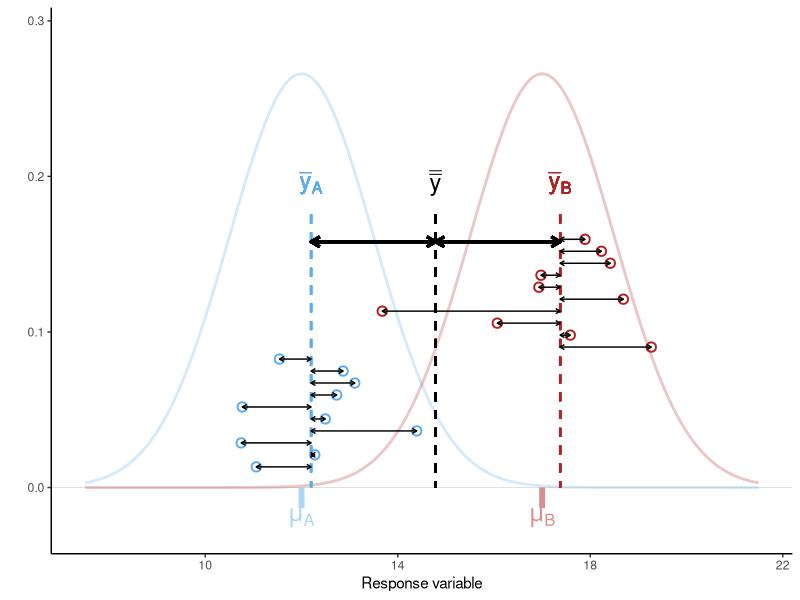
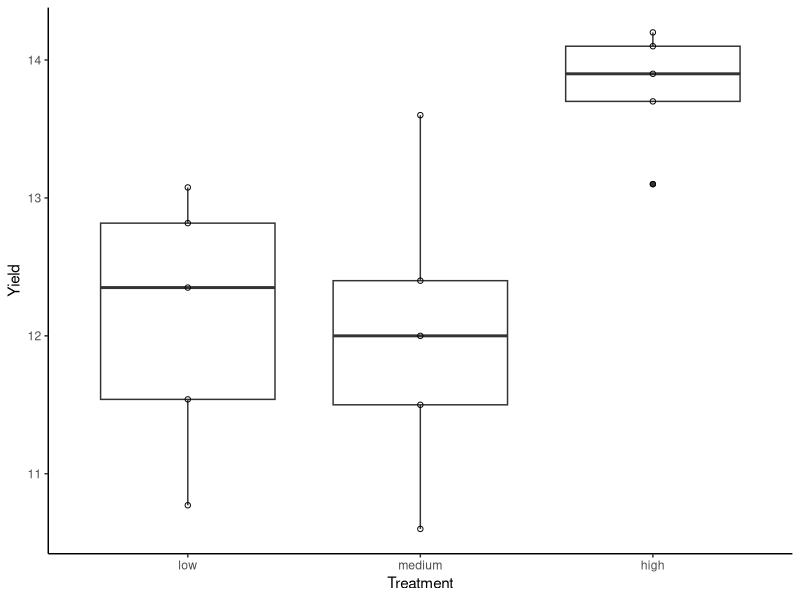
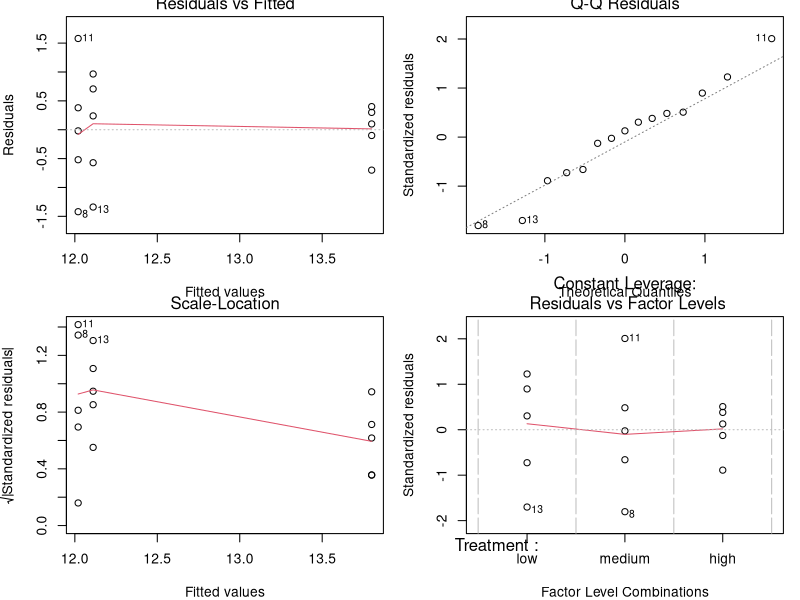
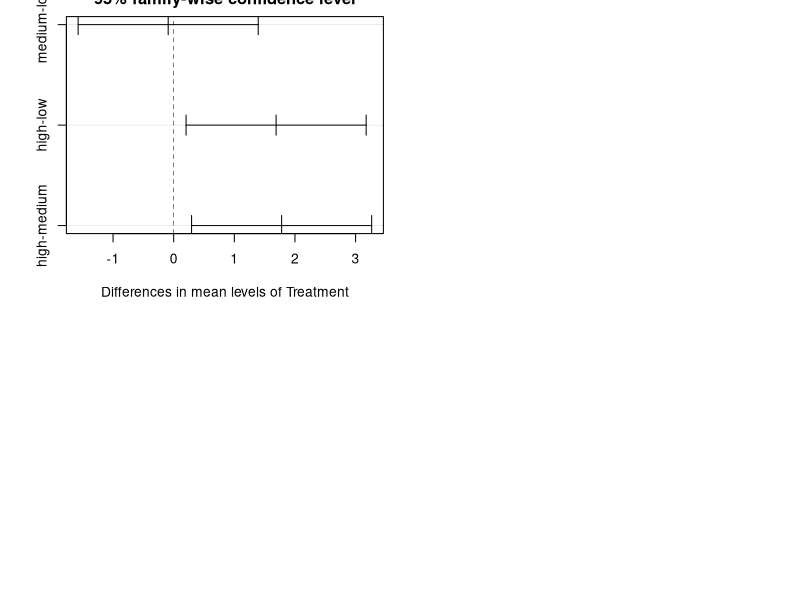
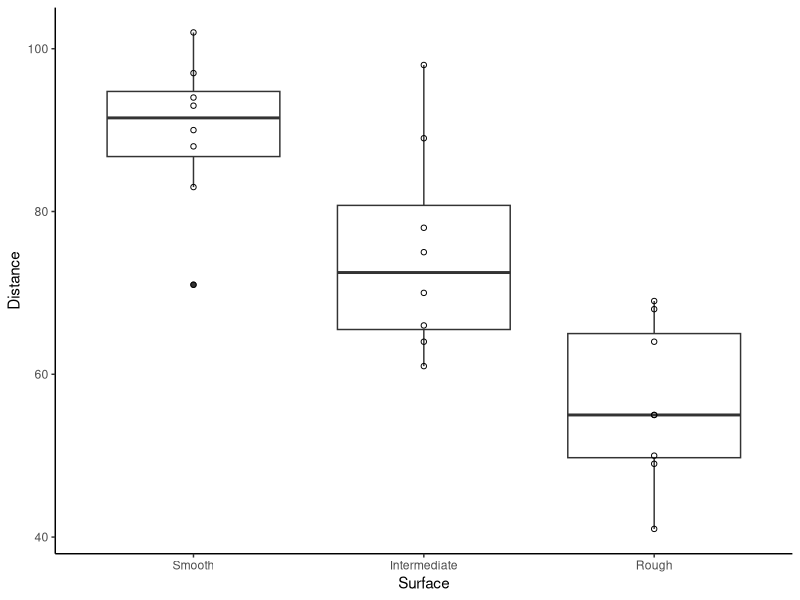
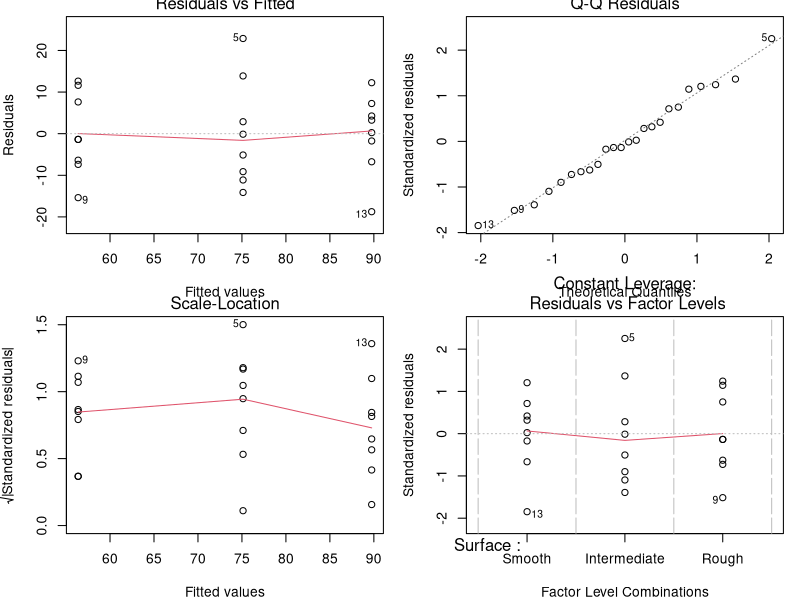
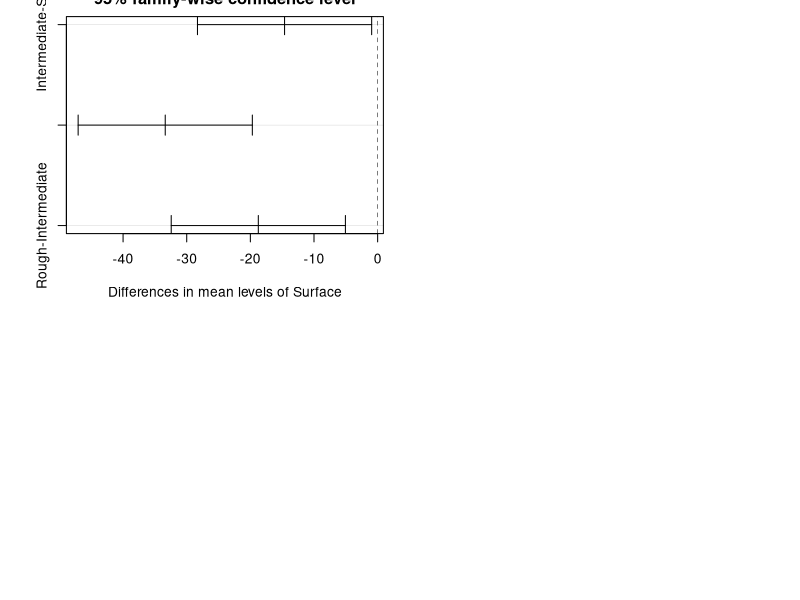
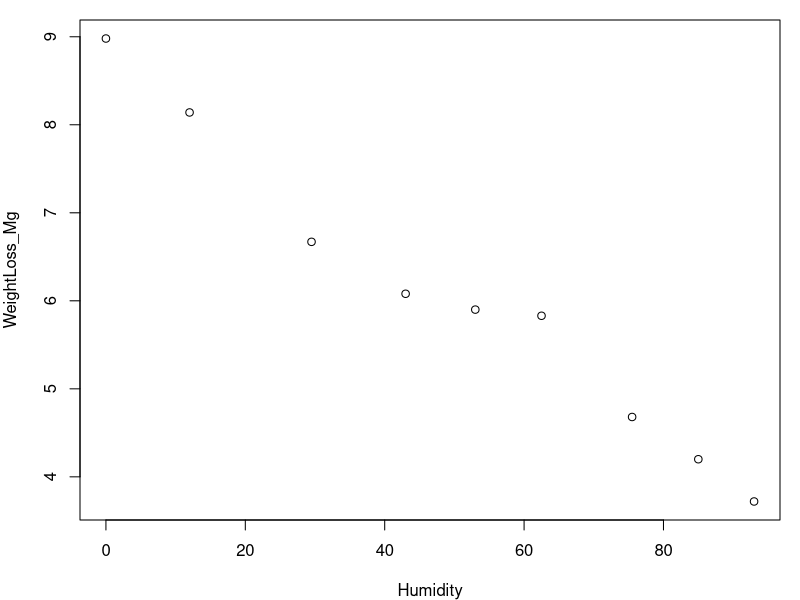

The R source for these figures, in order:
## ---- chunk 1
#| label: fig-ANOVA_overview
#| fig-cap: "Sources of variation (within group vs. among groups) as quantified by ANOVA. Points are observations, dashed vertical lines give sample means for A (blue), B (red), and overall (black). Thick arrows show differences between group means and the overall mean, and thin arrows show differences between observations and group means. The population means (mu[A], mu[B]) and the effect size (mu[B] - mu[A]) are unknown and must be inferred from the sample with confidence intervals."
#| fig-width: 7
#| fig-height: 5
#| message: false
#| warning: false
#| code-fold: true

library(tidyverse)
theme_set(theme_classic())
# simulate two populations A and B
sigma <- 1.5
mu_df <- data.frame(Group=c("A", "B"),
                    Lab=c("mu[A]", "mu[B]"),
                    mu=c(12, 17)) |>
  mutate(density=dnorm(mu, mu, sigma))

pop_df <- data.frame(value=seq(min(mu_df$mu) - 3*sigma, 
                               max(mu_df$mu) + 3*sigma, 
                               length.out=1e3)) |>
  mutate(A=dnorm(value, mu_df$mu[1], sigma),
         B=dnorm(value, mu_df$mu[2], sigma)) |>
  pivot_longer(2:3, names_to="Group", values_to="density")
x_lim <- xlim(min(pop_df$value), max(pop_df$value))
y_lim <- ylim(-max(pop_df$density)*0.1, max(pop_df$density)*1.1)

# simulate sampling
N <- 10
set.seed(1)
samp_df <- data.frame(Group=rep(c("A", "B"), each=N),
                      y=c(rnorm(N, mu_df$mu[1], sigma),
                          rnorm(N, mu_df$mu[2], sigma))) |>
  mutate(ypos=seq(max(mu_df$density)*0.05, max(mu_df$density)*0.6, length.out=n())) |>
  group_by(Group) |>
  mutate(y_bar=mean(y),
         y_bar_pos=mean(ypos)) |>
  ungroup() |>
  mutate(y_bar_lab=max(ypos)*1.1,
         y_bar_bar=mean(y),
         Lab=paste0("bar(y)[", Group, "]"))

# plot
ggplot(samp_df, aes(y, colour=Group)) + 
  # population in background
  geom_hline(yintercept=0, linewidth=0.2, colour="grey80") +
  geom_line(data=pop_df, aes(value, density), linewidth=1, alpha=0.25) + 
  geom_text(data=mu_df, 
            aes(x=mu, y=-density*0.05, label=Lab), 
            vjust=1, parse=T, size=6, alpha=0.5) +
  geom_segment(data=mu_df, 
               aes(x=mu, xend=mu, y=-density*0.05, yend=0), 
               linewidth=2, linetype=1, alpha=0.5) +
  # observations
  geom_point(aes(y, ypos), size=2.5, shape=1, stroke=1) +
  # group means
  geom_segment(aes(x=y_bar, xend=y_bar, yend=0, y=y_bar_lab), linewidth=0.75, linetype=2) +
  geom_text(aes(x=y_bar, y=y_bar_lab, label=Lab), nudge_y=0.02, parse=T, size=6) +
  # grand mean
  geom_segment(aes(x=y_bar_bar, xend=y_bar_bar, yend=0, y=y_bar_lab), colour="black",
               linewidth=0.75, linetype=2) +
  annotate("text", x=samp_df$y_bar_bar[1], y=samp_df$y_bar_lab[1]+0.02, label="bar(bar(y))", 
           parse=T, size=6, colour="black") +
  # within-group variation
  geom_segment(aes(x=y_bar, xend=y, y=ypos, yend=ypos), 
               arrow=arrow(ends="both", length=unit(0.05, "inches")), colour="black") +
  # among-group variation
  geom_segment(aes(x=y_bar, xend=y_bar_bar, y=y_bar_lab*0.9, yend=y_bar_lab*0.9), 
               arrow=arrow(ends="both", length=unit(0.1, "inches")), 
               colour="black", linewidth=1) +
  scale_colour_manual(values=c("steelblue2", "firebrick"), guide="none") +
  x_lim + y_lim + 
  labs(x="Response variable", y="")
## ---- chunk 2
#| message: false
#| warning: false

library(tidyverse)
library(readxl)
library(emmeans)
set.seed(2025)
## ---- chunk 3
algae_wide_df <- read_excel("data/H2DS_practicalData.xlsx", sheet = "Microalgae")
## ---- chunk 4
head(algae_wide_df, 2)
algae_df <- algae_wide_df |>
  pivot_longer(everything(), names_to = "Treatment", values_to = "Yield")
glimpse(algae_df)
## ---- chunk 5
#| label: fig-algae_boxplot
#| fig-cap: "Boxplot of algal yield at different light levels."
#| fig-width: 5.5
#| fig-height: 5
#| code-fold: true
algae_df$Treatment <- factor(algae_df$Treatment, 
                             levels=c("low", "medium", "high"))
glimpse(algae_df)
ggplot(algae_df, aes(Treatment, Yield)) + 
  geom_boxplot() +
  geom_point(shape=1)
## ---- chunk 6
algae_aov <- aov(Yield ~ Treatment, data = algae_df) # ?aov
## ---- chunk 7
#| label: fig-algae_aov
#| fig-cap: "Residual plots from one-way ANOVA."
#| fig-width: 5.5
#| fig-height: 5

par(mfrow = c(2, 2), mar=c(4,4,1,1)) 
plot(algae_aov) 
## ---- chunk 8
# anova(algae_aov) # outputs an anova-type table, but unnecessary with aov()
summary(algae_aov)
## ---- chunk 9
#| label: fig-algae_aov_Tukey
#| fig-cap: "Tukey HSD plot from a one-way ANOVA."
#| fig-width: 8
#| fig-height: 5

# HSD stands for 'honestly significant difference'
algae_grp_diffs <- TukeyHSD(x = algae_aov, conf.level = 0.95) 
algae_grp_diffs
plot(algae_grp_diffs)
## ---- chunk 10
algae_emm <- emmeans(algae_aov, specs="Treatment", level=0.89)
algae_emm
## ---- chunk 11
#| label: fig-limpetBoxplot
#| fig-cap: "Boxplot of limpet travel distances by surface."
#| fig-width: 8
#| fig-height: 5
#| code-fold: true

limpet_wide_df <- read_excel("data/H2DS_practicalData.xlsx", sheet = "LimpetDist")
limpet_df <- limpet_wide_df |>
  pivot_longer(everything(), names_to="Surface", values_to="Distance") |>
  mutate(Surface=factor(Surface, levels=c("Smooth", "Intermediate", "Rough")))
glimpse(limpet_df)
ggplot(limpet_df, aes(Surface, Distance)) + 
  geom_boxplot() +
  geom_point(shape=1)
## ---- chunk 12
#| code-fold: true

limpet_aov <- aov(Distance ~ Surface, data=limpet_df)
## ---- chunk 13
#| label: fig-limpet_aov
#| fig-cap: "Residual plots from the limpet one-way ANOVA."
#| fig-width: 5.5
#| fig-height: 5
#| code-fold: true

par(mfrow = c(2, 2), mar=c(4,4,1,1)) 
plot(limpet_aov) 
## ---- chunk 14
#| code-fold: true

summary(limpet_aov)
## ---- chunk 15
#| label: fig-limpet_aov_Tukey
#| fig-cap: "Tukey HSD plot from a one-way ANOVA."
#| fig-width: 8
#| fig-height: 5
#| code-fold: true

emmeans(limpet_aov, specs="Surface")

limpet_grp_diffs <- TukeyHSD(x = limpet_aov) 
limpet_grp_diffs
plot(limpet_grp_diffs)
## ---- chunk 16
#| label: fig-beetle_scatter
#| fig-cap: "Beetle weight loss as a function of relative humidity."
#| fig-width: 4
#| fig-height: 4

beetle_df <- read_excel("data/H2DS_practicalData.xlsx", sheet = "Beetles")
# inspect the dataframe, then make a scatter plot
par(mfrow=c(1,1))
plot(WeightLoss_Mg ~ Humidity, data = beetle_df) 
## ---- chunk 17
# weight loss is modelled as (~) a function of humidity
beetle_lm <- lm(WeightLoss_Mg ~ Humidity, data = beetle_df) 
# beetle_lm
# str(beetle_lm) # lm outputs are complex structures
## ---- chunk 18
#| label: fig-beetle_diag
#| fig-cap: "Regression diagnostics"
#| fig-width: 5
#| fig-height: 5

par(mfrow = c(2, 2), mar=c(4,4,1,1)) # set up 4 in 1 plot.
plot(beetle_lm) # plot the regression residuals.
## ---- chunk 19
summary(beetle_lm)
## ---- chunk 20
confint(beetle_lm)
## ---- chunk 21
#| label: fig-beetle_regline
#| fig-cap: "Regression line (solid) with upper and lower 95\\% confidence intervals on the regression line (dashed)."
#| fig-width: 4
#| fig-height: 4

beetle_pred_line <- predict(beetle_lm, interval = "confidence", level = 0.95)

par(mfrow=c(1,1))
plot(WeightLoss_Mg ~ Humidity, data = beetle_df, ylim=c(3, 10),
     xlab = "Relative humidity (%)", ylab = "Weight loss (mg)") 
lines(beetle_df$Humidity, beetle_pred_line[, "fit"])
lines(beetle_df$Humidity, beetle_pred_line[, "lwr"], lty = 2)
lines(beetle_df$Humidity, beetle_pred_line[, "upr"], lty = 2)
## ---- chunk 22
# predict() needs a data.frame with the same predictors used in beetle_lm
predict(beetle_lm, 
        newdata = data.frame(Humidity = 50), 
        interval = "predict", 
        level = 0.95)
# or more fully:
predict(beetle_lm, 
        newdata = data.frame(Humidity = seq(0, 100, by=25)), 
        interval = "predict", 
        level = 0.95)
## ---- chunk 23
#| label: fig-beetle_regline_predInterval
#| fig-cap: "Regression line (solid) with upper and lower 95\\% confidence intervals on the regression line (dashed) and 95% prediction intervals (dotted)."
#| fig-width: 4
#| fig-height: 4

new_humidity_df <- data.frame(Humidity = 0:100)
beetle_pred_line <- predict(beetle_lm, 
                            newdata = new_humidity_df,
                            interval = "confidence", 
                            level = 0.95)
beetle_pred_obs <- predict(beetle_lm,
                           newdata = new_humidity_df, 
                           interval = "prediction", 
                           level = 0.95)

par(mfrow=c(1,1))
plot(WeightLoss_Mg ~ Humidity, data = beetle_df, ylim=c(3, 10),
     xlab = "Relative humidity (%)", ylab = "Weight loss (mg)") 
lines(new_humidity_df$Humidity, beetle_pred_line[, "fit"])
lines(new_humidity_df$Humidity, beetle_pred_line[, "lwr"], lty = 2)
lines(new_humidity_df$Humidity, beetle_pred_line[, "upr"], lty = 2)
lines(new_humidity_df$Humidity, beetle_pred_obs[, "lwr"], lty = 3)
lines(new_humidity_df$Humidity, beetle_pred_obs[, "upr"], lty = 3)
## ---- chunk 24
#| label: fig-phosphatePoints
#| fig-cap: "Phosphate calibration data."
#| fig-width: 5
#| fig-height: 5
#| code-fold: true

phosphate_df <- read_xlsx("data/H2DS_practicalData.xlsx", "PhosphateCalibration")
phosphate_df
plot(Absorbance ~ Concentration, data = phosphate_df)
## ---- chunk 25
#| code-fold: true

phos.mod <- lm(Absorbance ~ Concentration, data = phosphate_df)
## ---- chunk 26
#| label: fig-phosphateDiagnostics
#| fig-cap: "Phosphate calibration regression diagnostics."
#| fig-width: 5
#| fig-height: 5
#| code-fold: true

par(mfrow=c(2,2), mar=c(4,4,1,1))
plot(phos.mod)
## ---- chunk 27
#| code-fold: true

summary(phos.mod)
## ---- chunk 28
#| label: fig-phosphateScatter
#| fig-cap: "Phosphate calibration scatter plot with best fit line and 92% confidence intervals."
#| fig-width: 4
#| fig-height: 4
#| code-fold: true

newPhosphate <- tibble(Concentration=seq(min(phosphate_df$Concentration),
                                         max(phosphate_df$Concentration),
                                         length.out=100))
phos_pred_line <- predict(phos.mod, 
                          newdata = newPhosphate,
                          interval = "confidence", 
                          level = 0.92)

plot(Absorbance ~ Concentration, data = phosphate_df)
lines(newPhosphate$Concentration, phos_pred_line[, "fit"])
lines(newPhosphate$Concentration, phos_pred_line[, "lwr"], lty = 2)
lines(newPhosphate$Concentration, phos_pred_line[, "upr"], lty = 2)
## ---- chunk 29
#| echo: false

predict(phos.mod, newdata=data.frame(Concentration = 0.75), interval = "predict")
